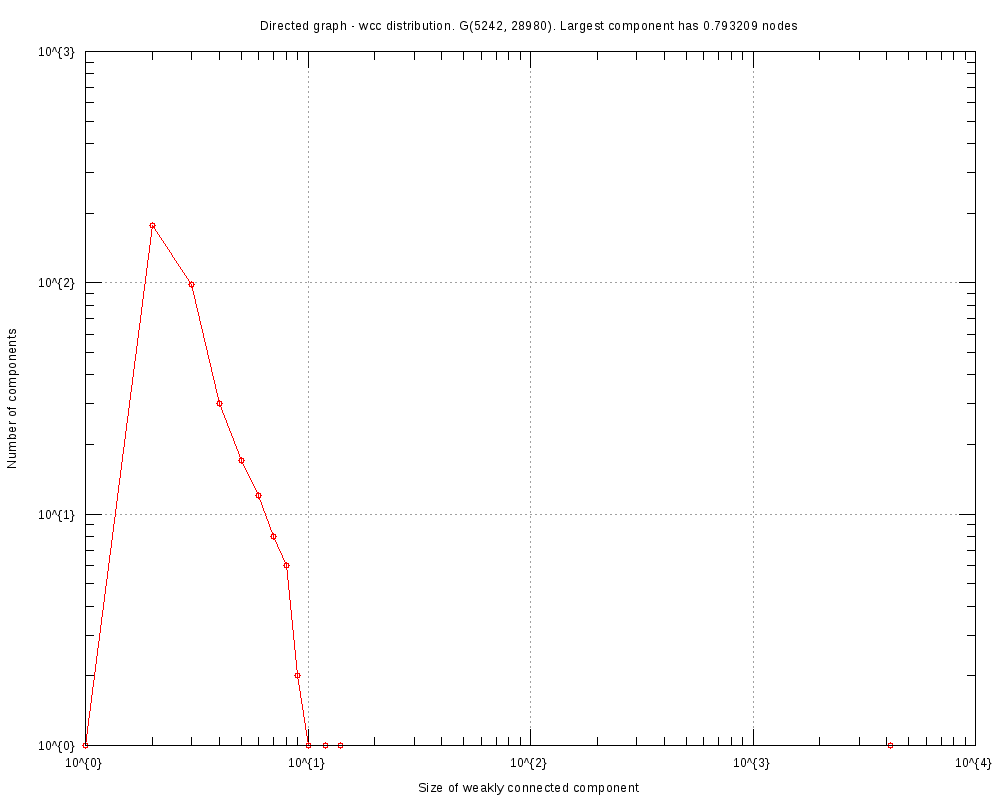

The gnuplot source for this figure:
#
# Directed graph - wcc distribution. G(5242, 28980). Largest component has 0.793209 nodes (Thu Oct 26 15:08:08 2017)
#

set title "Directed graph - wcc distribution. G(5242, 28980). Largest component has 0.793209 nodes"
set key bottom right
set logscale xy 10
set format x "10^{%L}"
set mxtics 10
set format y "10^{%L}"
set mytics 10
set grid
set xlabel "Size of weakly connected component"
set ylabel "Number of components"
set tics scale 2
set terminal png font arial 10 size 1000,800
set output 'wcc.GRQ.png'
plot 	"wcc.GRQ.tab" using 1:2 title "" with linespoints pt 6
